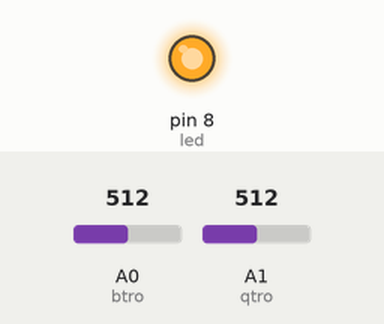
The sketch below on a simulated Arduino Uno, built with avr-gcc and run on an emulated ATmega328P. On the bench: output pins drawn as LEDs (lit = HIGH). The test bench sets the inputs (shaded band); at power-on: A0 (btro) = 512, A1 (qtro) = 512.

Above: at 1.2 s.
1.3 s: A0 (btro) set to 531
At 2.5 s:
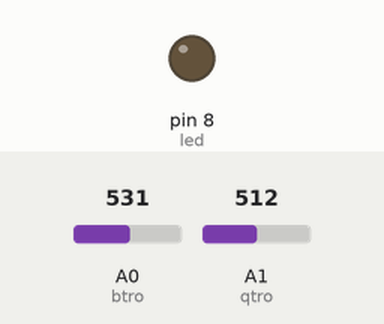
2.8 s: A0 (btro) set to 511
At 3.7 s:
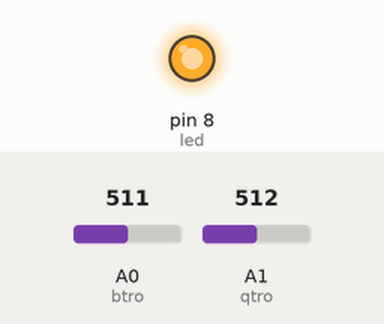
4.3 s: A0 (btro) set to 716
At 4.9 s:
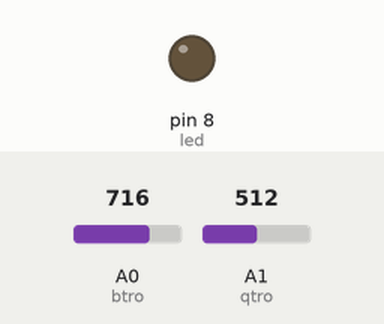
Timing chart, 0 to 7.3 s (numbered marks = the images above; inputs shaded):
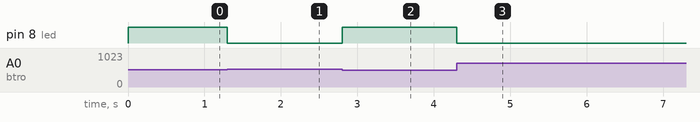

The sketch:

quangtro.ino
```cpp
#define qtro A1
#define btro A0
#define led 8

void setup() {
  // put your setup code here, to run once:
  pinMode(btro, INPUT);
  pinMode(qtro, INPUT);
  pinMode(led, OUTPUT);
}

void loop() {
  // put your main code here, to run repeatedly:
  int a, b;
  a = analogRead(btro);
  b = analogRead(qtro);
  if (a <= b) digitalWrite(led, HIGH);
  else digitalWrite(led, LOW);
}
```

Measured:
- the behaviour switches between 512 and 513 on A0 (btro) (found by bisection; images 0 and 1)
- after the input at 1.3 s, pin 8 (led): HIGH → LOW at once
- after the input at 2.8 s, pin 8 (led): LOW → HIGH at once
- after the input at 4.3 s, pin 8 (led): HIGH → LOW at once
